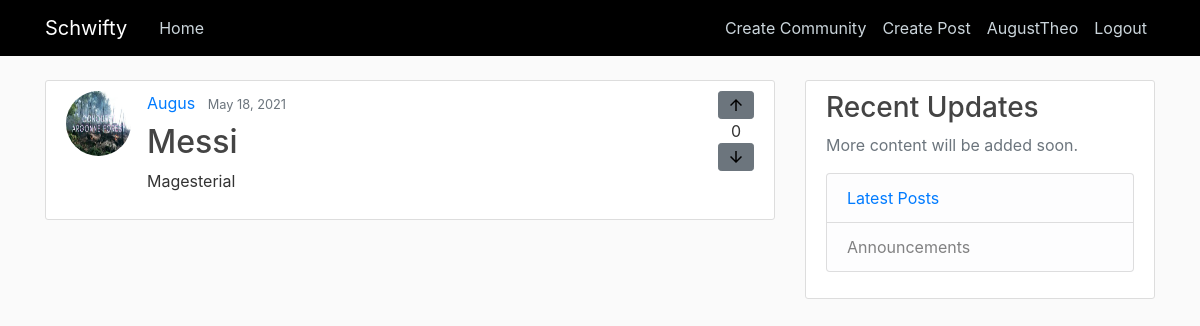
Screenshot of /post/35/ (signed in) with the database file from the repository.
### blog/models.py (models this page shows, shortened)
class Post(models.Model):
    title = models.CharField(max_length = 100)
    content = models.TextField()
    date_posted = models.DateTimeField(default = timezone.now)
    author = models.ForeignKey(User , on_delete= models.CASCADE)
    upvotes = models.ManyToManyField(User, blank = True, related_name='post_upvotes')
    downvotes = models.ManyToManyField(User,blank = True, related_name='post_downvotes')
    posted_to = models.ManyToManyField(Community , blank = True , related_name='posted_to_community')
    def __str__(self):
        return self.title

### users/models.py (models this page shows, shortened)
class Profile(models.Model):
    user = models.OneToOneField(User , on_delete=models.CASCADE)
    image = models.ImageField(default = 'default.jpg' ,upload_to ='profile_pics' )

### blog/views.py (the view)
# urls.py: path('post/<int:pk>/', views.PostDetailView.as_view(), name ='post-detail'),
class PostDetailView(LoginRequiredMixin , DetailView):
    model = Post
    def get_context_data(self, **kwargs):
        context =  super().get_context_data(**kwargs)
        post = get_object_or_404(Post , pk = self.kwargs.get('pk'))
        user = get_object_or_404(User , pk = self.request.user.id)
        context['thisUserUpVote'] = post.upvotes.filter(id = user.id).count()
        context['thisUserDownVote'] = post.downvotes.filter(id = user.id).count()
        context['postScore'] = post.upvotes.count() - post.downvotes.count()
        print(context['thisUserUpVote'] , context['thisUserDownVote'] , context['postScore'])
        print(context)
        return context

### blog/templates/blog/post_detail.html (shortened to what this page needs)
{% extends "blog/base.html" %}
{% block content %}
<article class="media content-section">
  <img src="{{object.author.profile.image.url}}" class="rounded-circle article-img">
  <div class="media-body">
    <div>
      <a class="mr-2" href="{% url 'user-posts' object.author.username %}">{{ object.author }}</a>
      <small class="text-muted">{{ object.date_posted|date:"F d, Y" }}</small>
    </div>
    <h2 class="article-title">{{ object.title }}</h2>
    <p class="article-content">{{ object.content }}</p>
  </div>
  <div class="vote-buttons">
    {% if thisUserUpVote == 1 %}
    <button class="vote-up btn btn-sm btn-danger">
      <svg xmlns="http://www.w3.org/2000/svg" viewBox="0 0 24 24" fill="black" width="18px" height="18px">
        <path d="M0 0h24v24H0V0z" fill="none" />
        <path d="M4 12l1.41 1.41L11 7.83V20h2V7.83l5.58 5.59L20 12l-8-8-8 8z" /></svg>
    </button>
    {% else %}
    <button class="vote-up btn btn-sm btn-secondary">
      <svg xmlns="http://www.w3.org/2000/svg" viewBox="0 0 24 24" fill="black" width="18px" height="18px">
        <path d="M0 0h24v24H0V0z" fill="none" />
        <path d="M4 12l1.41 1.41L11 7.83V20h2V7.83l5.58 5.59L20 12l-8-8-8 8z" /></svg>
    </button>
    {% endif %}
    <div class='vote-tally' style="text-align: center;">
      {{postScore}}
    </div>
    {% if thisUserDownVote == 1 %}
    <button class="vote-down btn btn-sm btn-primary">
      <svg xmlns="http://www.w3.org/2000/svg" viewBox="0 0 24 24" fill="black" width="18px" height="18px">
        <path d="M0 0h24v24H0V0z" fill="none" />
        <path d="M20 12l-1.41-1.41L13 16.17V4h-2v12.17l-5.58-5.59L4 12l8 8 8-8z" /></svg>
    </button>
    {% else %}
    <button class="vote-down btn btn-sm btn-secondary">
      <svg xmlns="http://www.w3.org/2000/svg" viewBox="0 0 24 24" fill="black" width="18px" height="18px">
        <path d="M0 0h24v24H0V0z" fill="none" />
        <path d="M20 12l-1.41-1.41L13 16.17V4h-2v12.17l-5.58-5.59L4 12l8 8 8-8z" /></svg>
    </button>
    {% endif %}
  </div>
</article>
{% endblock content %}

### blog/templates/blog/base.html (shortened to what this page needs)
{% load static %}
<html>
    <head>
    <link rel="stylesheet" href="https://maxcdn.bootstrapcdn.com/bootstrap/4.0.0/css/bootstrap.min.css">
    <link rel="stylesheet" href ="{% static 'blog/main.css'%}">
    </head>
    <body>
        <header class="site-header">
            <nav class="navbar navbar-expand-md navbar-dark bg-steel fixed-top">
              <div class="container">
                <a class="navbar-brand mr-4" href="{% url 'blog-home' %}">Schwifty</a>
                <div class="collapse navbar-collapse" id="navbarToggle">
                  <div class="navbar-nav mr-auto">
                    <a class="nav-item nav-link" href="{% url 'blog-home' %}">Home</a>
                  </div>
                  <div class="navbar-nav">
                    {% if user.is_authenticated %}
                    <a class="nav-item nav-link" href="{% url 'comm-create' %}">Create Community</a>
                      <a class="nav-item nav-link" href="{% url 'post-create' %}">Create Post</a>
                      <a class="nav-item nav-link" href ="{% url 'profile' %}">{{user.username}}</a>
                      <a class="nav-item nav-link" href="{% url 'logout' %}">Logout</a>
                    {% else %}
                      <a class="nav-item nav-link" href="{% url 'login'%}">Login</a>
                      <a class="nav-item nav-link" href="{% url 'register'%}">Register</a>
                    {% endif %}
                  </div>
                </div>
              </div>
            </nav>
          </header>
          <main role="main" class="container">
            <div class="row">
              <div class="col-md-8">
                {% block content %}{% endblock %}
              </div>
              <div class="col-md-4">
                <div class="content-section">
                  <h3>Recent Updates</h3>
                  <p class='text-muted'>More content will be added soon.
                    <ul class="list-group">
                      <li class="list-group-item list-group-item-light"><a href="{% url 'blog-home' %}">Latest Posts</a></li>
                      <li class="list-group-item list-group-item-light">Announcements</li>
                    </ul>
                  </p>
                </div>
              </div>
            </div>
          </main>
    </body>
</html>

### blog/static/blog/main.css (style rules this page uses)
body { background: #fafafa; color: #333333; margin-top: 5rem; }
h1, h2, h3, h4, h5, h6 { color: #444444; }
ul { margin: 0; }
.bg-steel { background-color:black; }
.site-header .navbar-nav .nav-link { color: #cbd5db; }
.content-section { background: #ffffff; padding: 10px 20px; border: 1px solid #dddddd; border-radius: 3px; margin-bottom: 20px; }
.article-title { color: #444444; }
.article-content { white-space: pre-line; }
.article-img { height: 65px; width: 65px; margin-right: 16px; }

### rows the page displays
Post: author.profile.image (placeholder picture), author "Augus", date_posted "May 18, 2021", title "Messi", content "Magesterial"

### other values shown
{{ user.username }} "AugustTheo"
{{ postScore }} "0"
